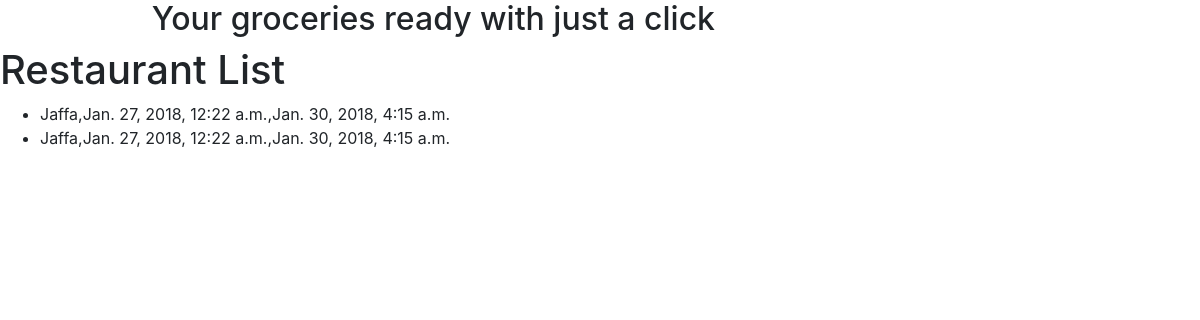
The page /restaurants/jaffa/ on the database its author committed.
### restaurants/models.py (models this page shows, shortened)
class RestaurantLocation(models.Model):
    name          = models.CharField(max_length=120)
    location      = models.CharField(max_length=120, null=True, blank=True)
    category      = models.CharField(max_length=120, null=True, blank=True)
    timestamp     = models.DateTimeField(auto_now_add=True)
    updated       = models.DateTimeField(auto_now=True)
    slug          = models.SlugField(null=True, blank=True)

### restaurants/views.py (the view)
# urls.py: re_path('restaurants/(?P<slug>[\w-]+)/', RestaurantDetailView.as_view(), name="search_restaurant_detail_page"),
class RestaurantDetailView(DetailView):
    queryset = RestaurantLocation.objects.all()

### cart/context_processors.py (called while the page is built)
def cart(request):
    return {'cart': Cart(request) }

### postcode/context_processors.py (called while the page is built)
def postcodeform(request):
    postcode = PostCodeForm(request.POST or None)
    post_code = None
    post_code = request.POST.get("postcode")
    print("Yo Yo", post_code)
    return {"post_code":post_code}

### restaurants/templates/restaurants/restaurantlocation_detail.html
{% extends "home.html" %}
{% block content %}
<h1>Restaurant List</h1>
<ul>
    <li>{{ object.name }},{{ object.timestamp }},{{ object.updated }}</li>
    <li>{{ restaurantlocation.name }},{{ restaurantlocation.timestamp }},{{ restaurantlocation.updated }}</li>
</ul>
{% endblock content %}

### rows shown on the page
RestaurantLocation: name "Jaffa", timestamp "Jan. 27, 2018, 12:22 a.m.", updated "Jan. 30, 2018, 4:15 a.m."
